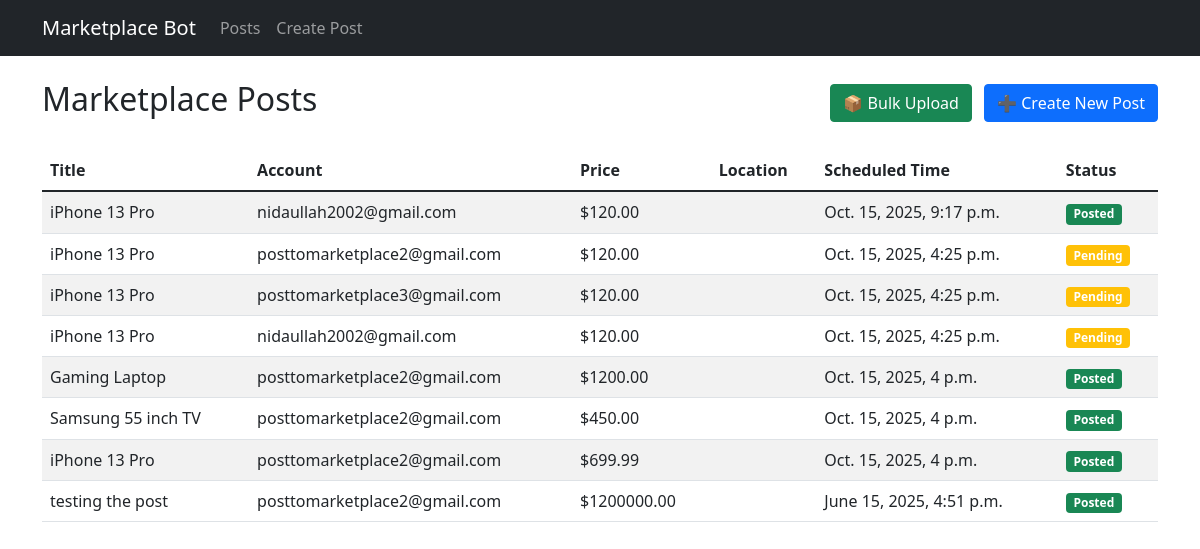
Before: / with the older database file.
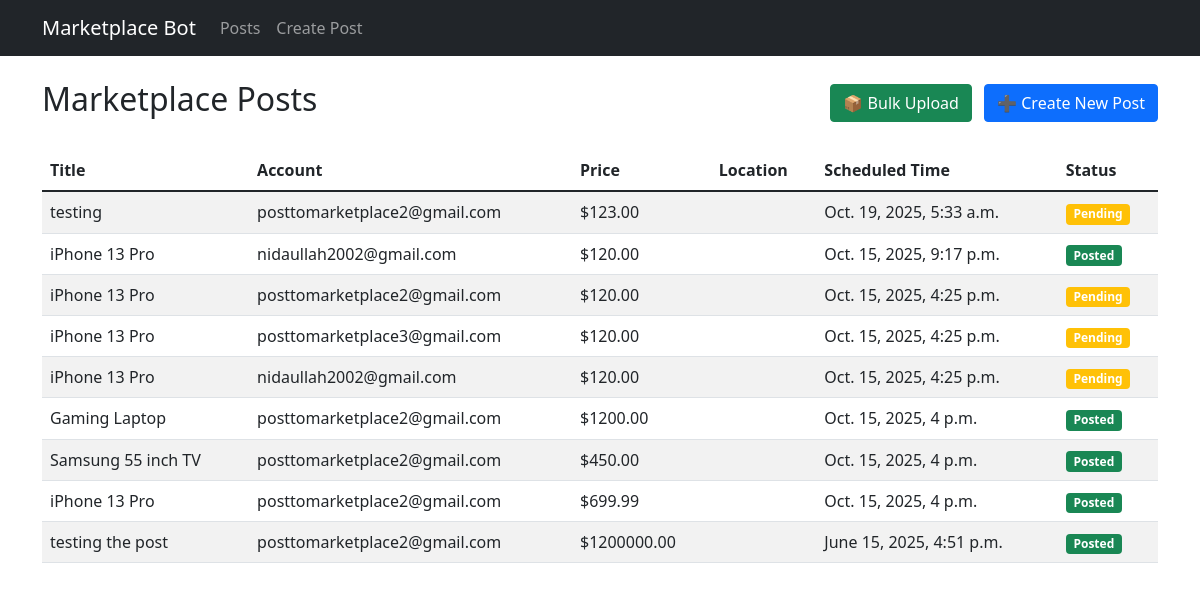
After: the same page with the newer database file.
### postings/models.py (models this page shows, shortened)
class MarketplacePost(models.Model):
    account = models.ForeignKey(FacebookAccount, on_delete=models.CASCADE)
    title = models.CharField(max_length=255)
    description = models.TextField()
    price = models.DecimalField(max_digits=10, decimal_places=2)
    image = models.ImageField(upload_to='posts/')
    scheduled_time = models.DateTimeField()
    posted = models.BooleanField(default=False)
    created_at = models.DateTimeField(auto_now_add=True)
    updated_at = models.DateTimeField(auto_now=True)

### accounts/models.py (models this page shows, shortened)
class FacebookAccount(models.Model):
    email = models.EmailField()
    password = models.CharField(max_length=255)  # Store securely in production
    session_cookie = models.TextField(blank=True, null=True)
    created_at = models.DateTimeField(auto_now_add=True)

### postings/views.py (the view)
# urls.py: path('', views.post_list, name='post_list'),
def post_list(request):
    posts = MarketplacePost.objects.all().order_by('-scheduled_time')
    return render(request, 'postings/post_list.html', {'posts': posts})

### postings/templates/postings/post_list.html
{% extends "base.html" %} {% block content %}
<div class="container mt-4">
  <div class="d-flex justify-content-between align-items-center mb-4">
    <h2>Marketplace Posts</h2>
    <div>
      <a href="{% url 'bulk_upload_posts' %}" class="btn btn-success me-2"
        >📦 Bulk Upload</a
      >
      <a href="{% url 'create_post' %}" class="btn btn-primary"
        >➕ Create New Post</a
      >
    </div>
  </div>
  <div class="table-responsive">
    <table class="table table-striped">
      <thead>
        <tr>
          <th>Title</th>
          <th>Account</th>
          <th>Price</th>
          <th>Location</th>
          <th>Scheduled Time</th>
          <th>Status</th>
        </tr>
      </thead>
      <tbody>
        {% for post in posts %}
        <tr>
          <td>{{ post.title }}</td>
          <td>{{ post.account.email }}</td>
          <td>${{ post.price }}</td>
          <td>{{ post.location }}</td>
          <td>{{ post.scheduled_time }}</td>
          <td>
            {% if post.posted %}
            <span class="badge bg-success">Posted</span>
            {% else %}
            <span class="badge bg-warning">Pending</span>
            {% endif %}
          </td>
        </tr>
        {% empty %}
        <tr>
          <td colspan="6" class="text-center">No posts found.</td>
        </tr>
        {% endfor %}
      </tbody>
    </table>
  </div>
</div>
{% endblock %}

Changed rows visible on the page:
added MarketplacePost: title "testing", account.email "posttomarketplace2@gmail.com", price "123.00", scheduled_time "Oct. 19, 2025, 5:33 a.m.", posted "Pending"
